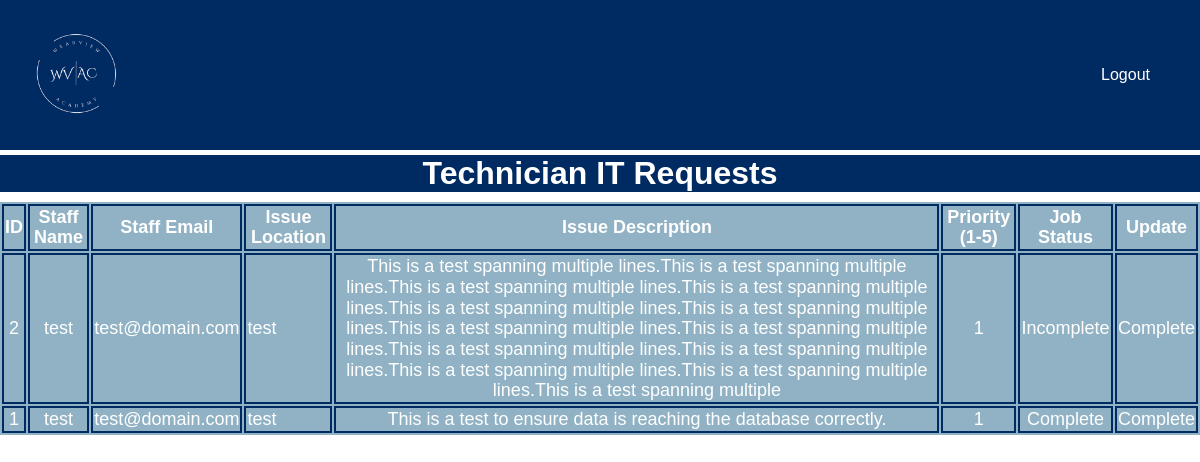
Screenshot of /php/tech_requests.php with the database file from the repository.
### tables this page shows
CREATE TABLE `Form_Data` (
  `ID` int(11) NOT NULL,
  `Staff_Name` varchar(70) NOT NULL,
  `Staff_Email` varchar(80) NOT NULL,
  `Issue_Location` varchar(100) NOT NULL,
  `Issue_Description` varchar(500) NOT NULL,
  `Priority_Level` int(11) DEFAULT NULL,
  `Job_Status` varchar(200) DEFAULT 'Incomplete'
);

### php/tech_requests.php (the view, shortened to what this page needs)
<!DOCTYPE html>
<html lang="en">
<head>
    <link rel="stylesheet" href= "../css/normalize.css">
    <link rel="stylesheet" href="../css/tech_requests_style.css">
</head>
<body>
    <header>
        <img src="../images/School-logo.png" alt="Wearview Academy school logo" id="logo" height="150px" width="150px">
        <nav>
            <a href = "https://24m74bi64oi.uoswebspace.co.uk/BI64OI_AT2/html/login.html" id="logout">Logout</a>
        </nav>
    </header>
    <div id="box">
        <h1 id="title"><strong>Technician IT Requests</strong></h1>
    </div>
    <div id="container">
        <?php
        $mysqli = require __DIR__. "/database.php";
        $sql = "SELECT * FROM Form_Data ORDER BY CASE WHEN Job_Status = 'Incomplete' THEN 1 ELSE 2 END";
        $stmt = $mysqli->prepare($sql);
        $stmt->execute();
        $result = $stmt->get_result();
        if($result->num_rows > 0 ) {
            echo "<table id = request_table>";
            echo "<th>ID</th>";
            echo "<th>Staff Name</th>";
            echo "<th>Staff Email</th>";
            echo "<th>Issue Location</th>";
            echo "<th>Issue Description</th>";
            echo "<th>Priority (1-5)</th>";
            echo "<th>Job Status</th>";
            echo "<th>Update</th>";
            while ($row = $result->fetch_assoc()){
                    echo "<tr>";
                    echo "<td>" . $row['ID'] . "</td>";
                    echo "<td>" . $row['Staff_Name'] . "</td>";
                    echo "<td>" . $row['Staff_Email'] . "</td>";
                    echo "<td>" . $row['Issue_Location'] . "</td>";
                    echo "<td id ='description'>" . $row['Issue_Description'] . "</td>";
                    echo "<td>" . $row['Priority_Level'] . "</td>";
                    echo "<td>" . $row['Job_Status'] . "</td>";
                    echo "<td id = 'complete'>" . "<a href = './job_status_update.php?ID=" . $row["ID"] ."'>Complete</a>";
                    echo "</tr>";
                }
                echo "</table>";
            }
        ?>
    </div>
</body>
</html>

### css/tech_requests_style.css (style rules this page uses)
body { background-color: white; font-family: sans-serif; }
header { display: flex; flex-direction: row; background-color: #002a62; height: 150px; margin-bottom: 0px; }
nav { align-content: center; width: 100%; }
nav a { color: white; text-decoration: none; float: right; margin-right: 50px; }
#box { background-color: #002a62; padding: 0; margin-top: 5px; font-family: sans-serif; color:white; }
#title { margin-top: 0px; text-align: center; margin-bottom: 0px; }
#container { display: block; margin-top: 10px; overflow-x: auto; }
table { width: 100%; border: 5px #002a62; margin: 0 auto; background-color: #90b2c4; font-family: sans-serif; font-size: 18px; }
th { border: solid 2px; border-color: #002a62; color: white; }
td { border: solid 2px; border-color: #002a62; color: white; text-decoration: none; text-align: center; }
td:nth-child(4) { text-align: left; }
td a { text-align: center; text-decoration: none; color: white; }

### rows the page displays
form_data: ID "2", Staff_Name "test", Staff_Email "test@domain.com", Issue_Location "test", Issue_Description "This is a test spanning multiple lines.This is a test spanning multiple lines.This is a test spanning multiple lines.This is a test spanning multiple lines.This is a test spanning multiple lines.This is a test spanning multiple lines.This is a test spanning multiple lines.This is a test spanning multiple lines.This is a test spanning multiple lines.This is a test spanning multiple lines.This is a test spanning multiple lines.This is a test spanning multiple lines.This is a test spanning multiple", Priority_Level "1", Job_Status "Incomplete"
form_data: ID "1", Staff_Name "test", Staff_Email "test@domain.com", Issue_Location "test", Issue_Description "This is a test to ensure data is reaching the database correctly.", Priority_Level "1", Job_Status "Complete"
